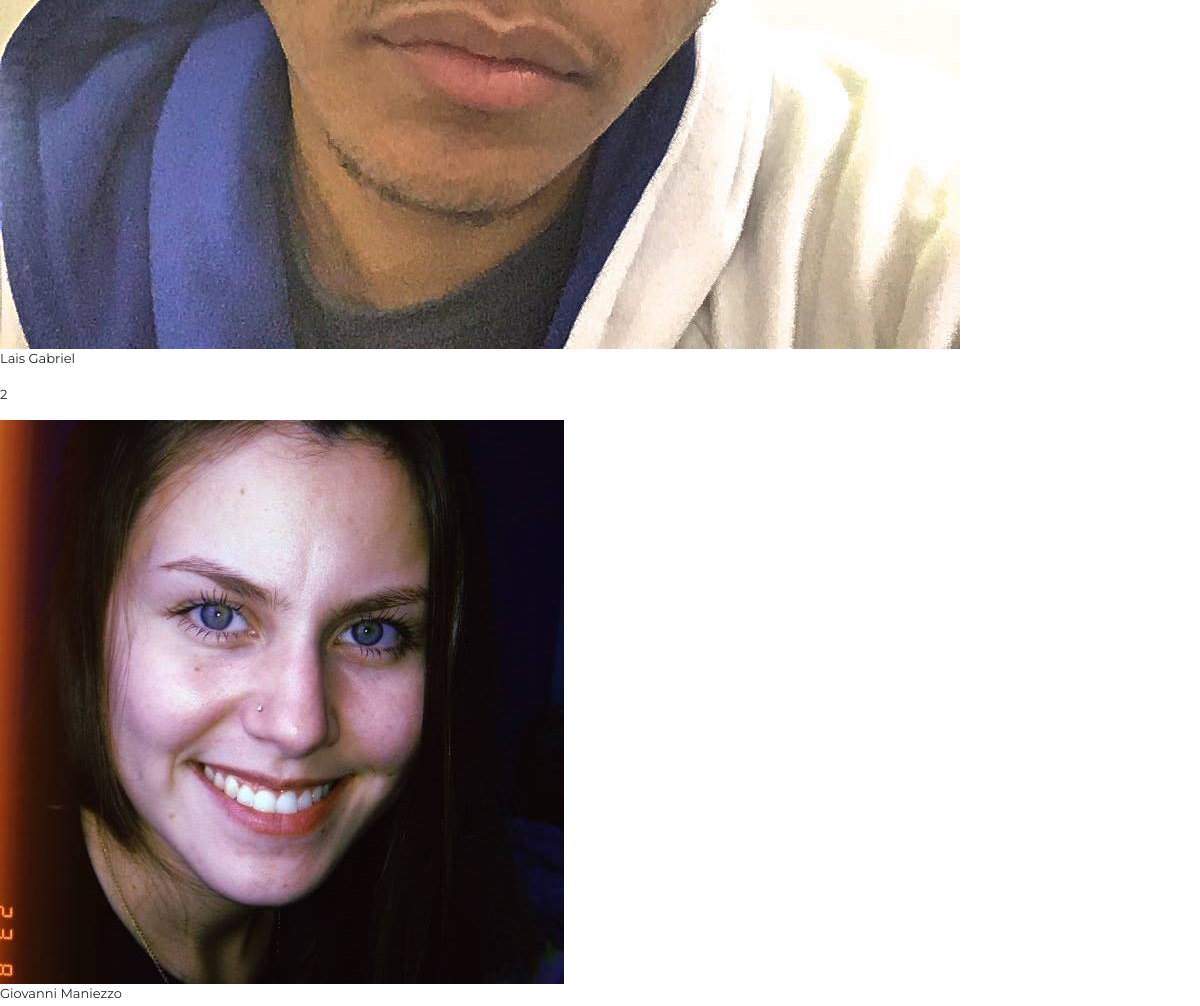
The app's page /Diretoria/ (middle part), older data.
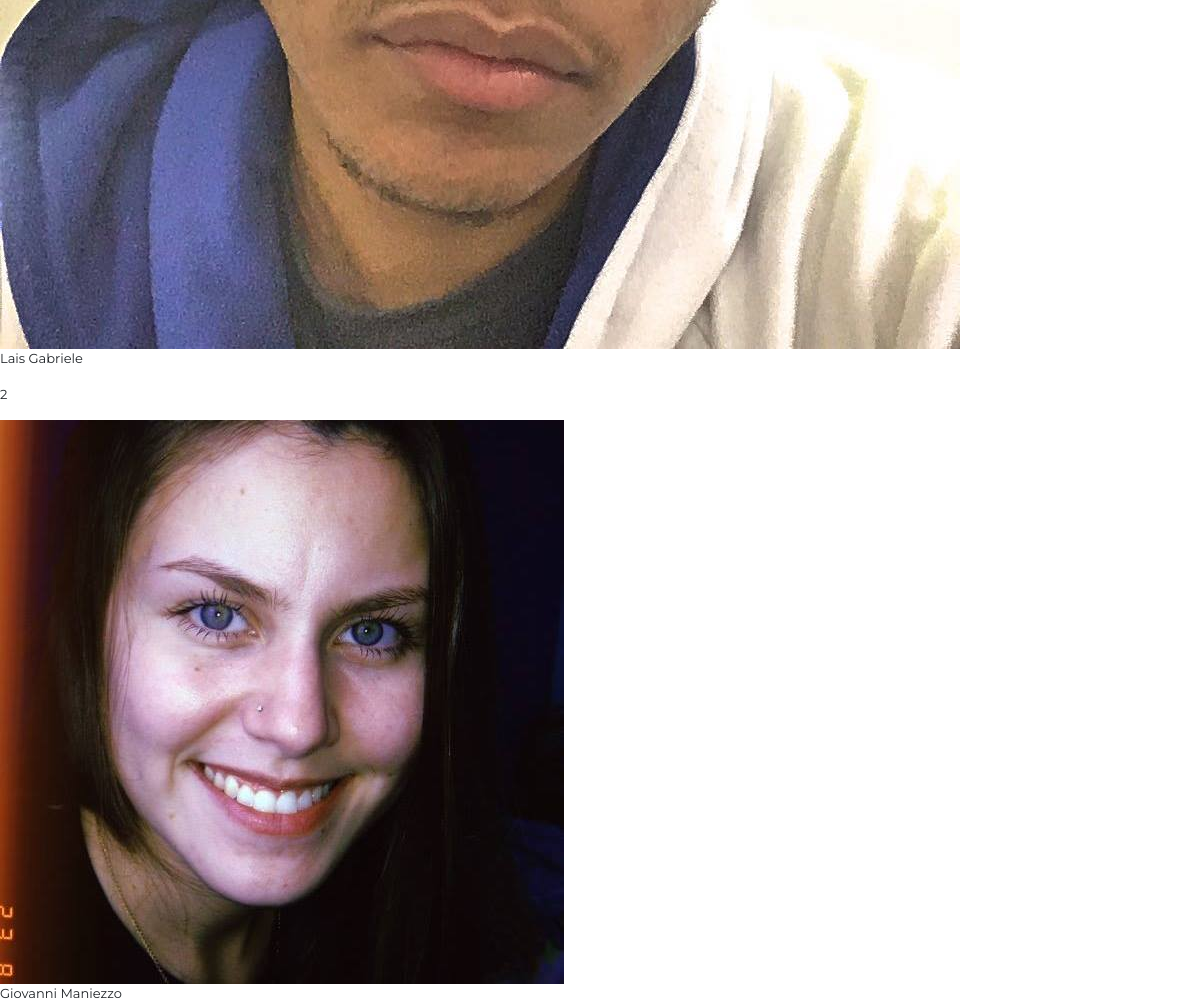
The same page, newer data.
### Avalancheutfpr/models.py (models this page shows, shortened)
class diretoria(models.Model):
    Cargos = (
        (1,"Presidente"),
        (2,"Vice Presidente"),
        (3,"Diretor Geral"),
    )
    name = models.CharField(max_length=255,null=False,blank=False,unique=True,verbose_name='Nome')
    cargo = models.IntegerField(choices=Cargos,null=False,blank=False,verbose_name='Cargo')
    foto = StdImageField(upload_to=get_file_path,null = False,blank = False)
    intagram = models.CharField(max_length=255,null=True,blank=True,verbose_name='Instagram')
    facebook =  models.CharField(max_length=255,null=True,blank=True,verbose_name='Facebook')
    class Meta:
        verbose_name = 'Diretor'
        verbose_name_plural = 'Diretores'
        ordering = ['cargo']

### Avalancheutfpr/views.py (the view)
# urls.py: path('Diretoria/',Diretoria,name = 'Diretoria'),
def Diretoria(request):
    Diretoria= diretoria.objects.all().order_by('cargo')
    context = {
        "Diretoria": Diretoria,
    }
    return render(request, 'Diretoria.html', context)

### Avalancheutfpr/templates/Diretoria.html (shortened to what this page needs)
{% extends 'Base.html' %}
{%load static%}
{%load bootstrap4 %}
{%block body%}
{%for diretor in Diretoria%}
<section class="Diretor-section">
    <p>{{diretor.name}}</p>
    <p>{{diretor.cargo}}</p>
    {% if diretor.foto.url != blank%}
      <img src = "{{diretor.foto.url}}">
    {%endif%}
</section>
{%endfor%}
{%endblock%}

Row changes from the older to the newer data that the page shows:
changed diretoria: name "Lais Gabriel" → "Lais Gabriele"
